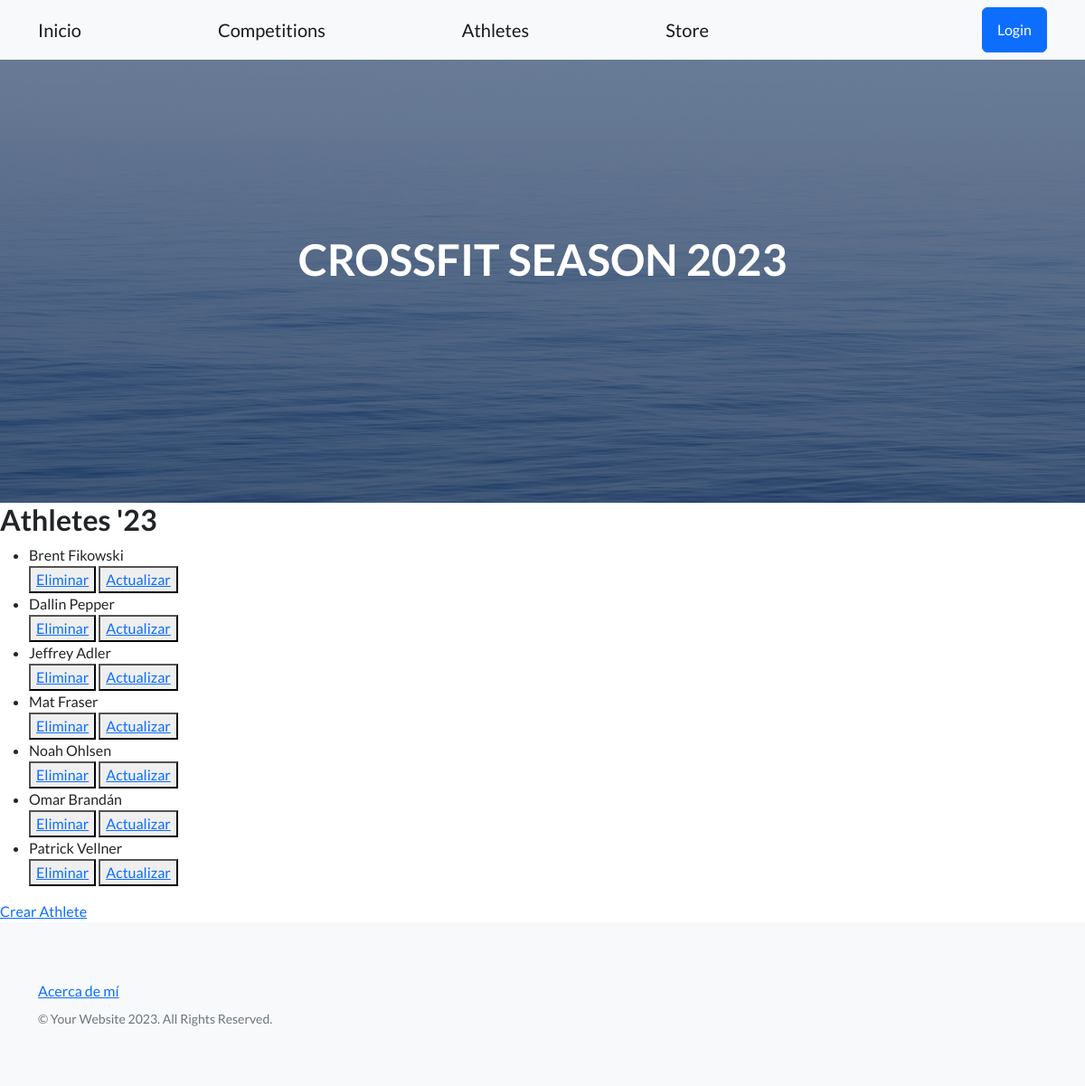
/app-coder/lista-athletes/, run on an earlier commit of the app's database.
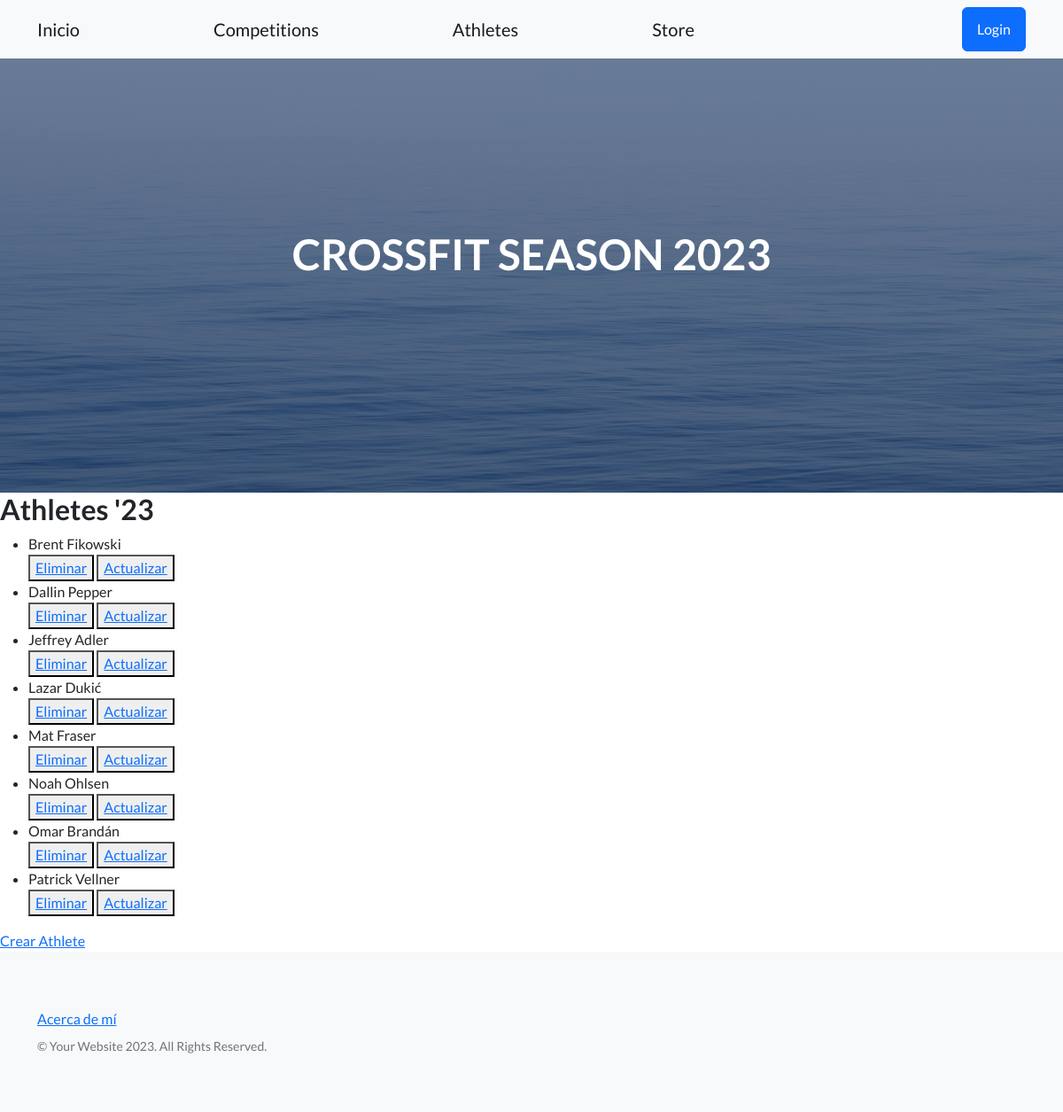
And on a later commit of the database.
### AppCoder/models.py (models this page shows)
class Athlete(models.Model):
    nombre = models.CharField(max_length=50)
    apellido = models.CharField(max_length=50)
    def __str__(self):
        return f'{self.nombre} {self.apellido}'
    class Meta():
        ordering = ('nombre', 'apellido')

### AppCoder/views.py (the view)
# urls.py: path('lista-athletes/', AthleteList.as_view(), name='ListaAthletes'),
class AthleteList(ListView):
    model = Athlete
    template_name = "athletes_list.html"
    context_object_name = "athletes"

### AppCoder/templates/athletes_list.html
{% extends 'padre.html' %}
{% block contenidoQueCambia %}
    <h2>Athletes '23</h2>
    <ul>
        {% for athletes in athletes %}
            <li>{{athletes}}</li>
            <div>
                <button>
                    <a href="{% url 'EliminaAthletes' athletes.id %}">Eliminar</a>
                </button>
                <button>
                    <a href="{% url 'ActualizaAthletes' athletes.id %}">Actualizar</a>
                </button>
            </div>
        {% endfor %}
    </ul>
    <a href="{% url 'CreaAthletes' %}">Crear Athlete</a>
{% endblock %}

What changed in the data, as far as the page shows it:
added Athlete: nombre+apellido "Lazar Dukić"
